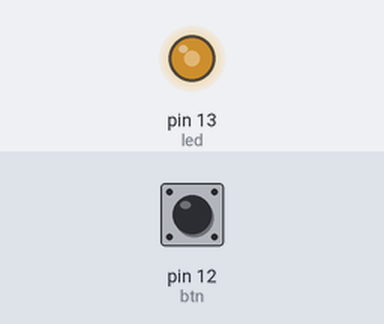
This sketch was run on a simulated Arduino Uno, built with avr-gcc and run on an emulated ATmega328P. On the bench: output pins drawn as LEDs (lit = HIGH). The inputs (shaded band) are chosen by the test bench; at power-on: pin 12 (btn) HIGH.

Above: at 1.2 s.
1.3 s: pin 12 (btn) pulled LOW for 0.15 s
At 1.42 s:
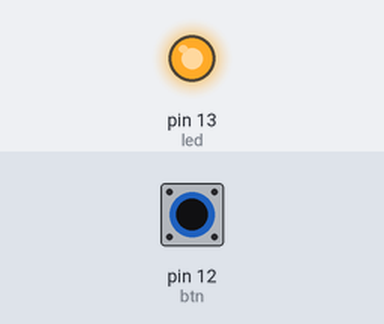
2.9 s: pin 12 (btn) pulled LOW for 1 s
At 4.9 s:
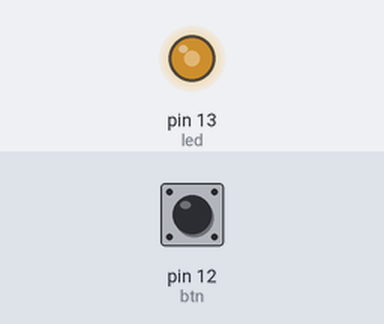
5.4 s: pin 12 (btn) pulled LOW for 3.2 s
At 6.8 s:
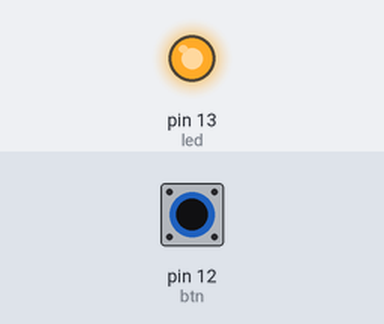
Timing chart, 0 to 10.1 s (numbered marks = the images above; inputs shaded):
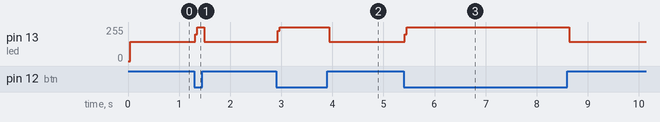

Measured:
- after the input at 1.3 s, pin 13 (led): 144/255 → 255/255 at once, → 144/255 0.17 s later
- after the input at 2.9 s, pin 13 (led): 144/255 → 255/255 at once, → 144/255 1.0 s later
- after the input at 5.4 s, pin 13 (led): 144/255 → 255/255 at once, → 144/255 3.2 s later

The sketch:

Codigo_8.ino
```cpp
#define led 13
#define btn 12
void setup() {
  pinMode(led, OUTPUT);
  pinMode(btn, INPUT);
  digitalWrite(led, LOW);
}
void loop() {
  do
  {
    digitalWrite(led, HIGH);
  }   while (digitalRead(btn) == 0);
  digitalWrite(led,LOW);
}
```
